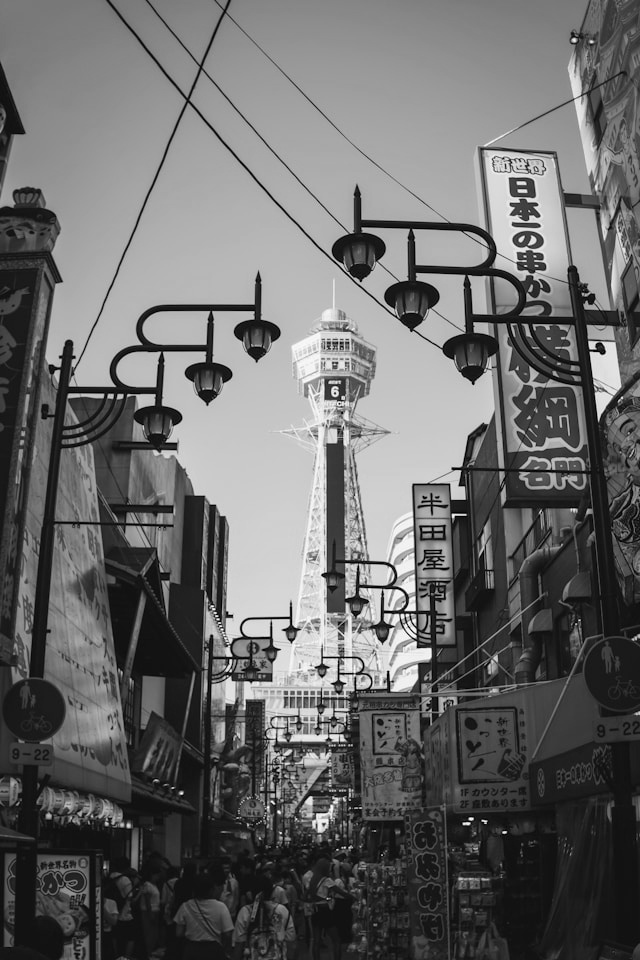
#> input picture 5th sem/PCV lab/Lab 3/original.jpg, 640 x 960 px
$ python histogram.py
#> lines starting #> are read from the running program, lines starting #| are printed output that depends on the picture
import cv2

import matplotlib.pyplot as plt

# Load the image
image = cv2.imread('original.jpg')
#> image is the input picture: shape (960, 640, 3); min 0, max 255, mean 105
desaturated_image = cv2.imread('desaturated.jpg')
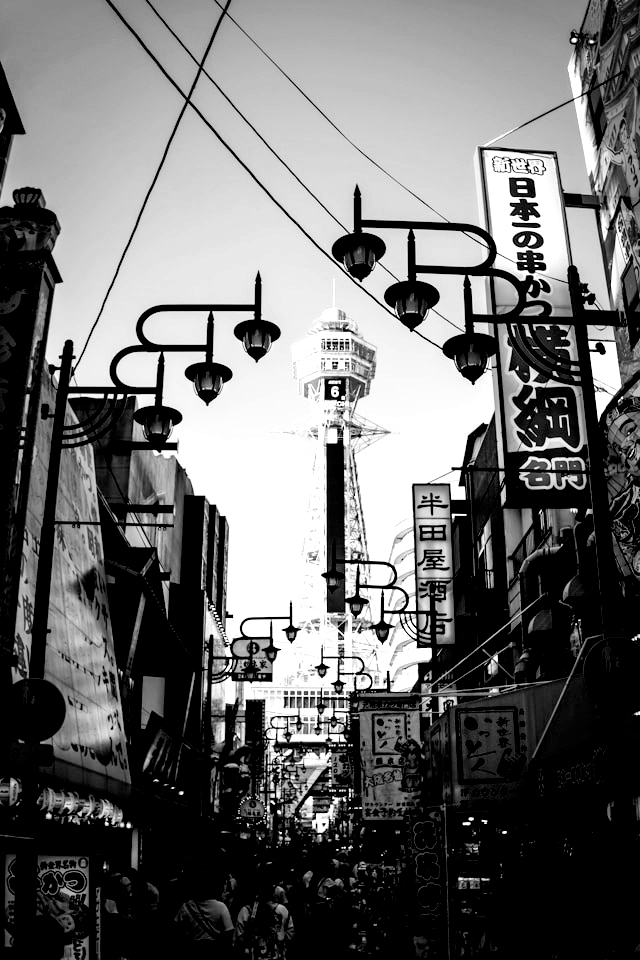
#> input picture 5th sem/PCV lab/Lab 3/desaturated.jpg, 640 x 960 px
#> desaturated_image is the input picture: shape (960, 640, 3); min 0, max 255, mean 108.7

# Convert the image to grayscale
gray_image = cv2.cvtColor(image, cv2.COLOR_BGR2GRAY)
desaturated_gray_image = cv2.cvtColor(desaturated_image, cv2.COLOR_BGR2GRAY)

# Plot the original image
plt.subplot(2, 2, 1)
plt.imshow(cv2.cvtColor(image, cv2.COLOR_BGR2RGB))
plt.title('Original Image')

# Plot the desaturated image
plt.subplot(2, 2, 2)
plt.imshow(cv2.cvtColor(desaturated_image, cv2.COLOR_BGR2RGB))
plt.title('Desaturated Image')

# Plot the histogram of the original image
plt.subplot(2, 2, 3)
plt.hist(gray_image.ravel(), bins=256, color='gray')
plt.title('Histogram of Original Image')

# Plot the histogram of the desaturated image
plt.subplot(2, 2, 4)
plt.hist(desaturated_gray_image.ravel(), bins=256, color='gray')
plt.title('Histogram of Desaturated Image')

# Show the plots
plt.tight_layout()
plt.show()
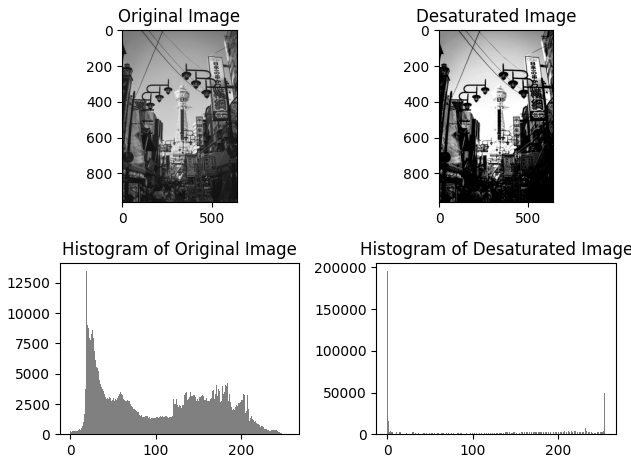
#> figure drawn by matplotlib, 4 panels; panel 3: tallest bar 13489 high, from x = 17.93 to 18.93; panel 4: tallest bar 195541 high, from x = 0 to 0.996
